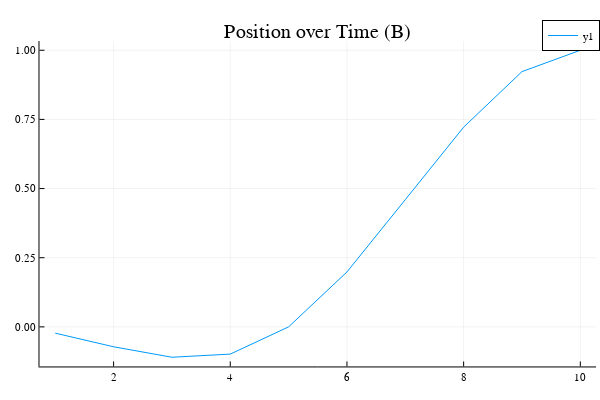

The notebook cell saved with this chart:
### Code cell
# Plotting position over time (A)

Plots.plot(x)
Plots.title!("Position over Time (B)")

### Figure 1 — Plotly figure (JSON) as saved in the notebook; plotly's stock layout.template omitted (floating-point values rounded to 4 significant figures)
{"data": [{"colorbar": {"title": ""}, "legendgroup": "y1", "line": {"color": "rgba(0, 154, 250, 1.000)", "dash": "solid", "shape": "linear", "width": 1}, "mode": "lines", "name": "y1", "showlegend": true, "type": "scatter", "x": [1, 2, 3, 4, 5, 6, 7, 8, 9, 10], "xaxis": "x", "y": [-0.02273, -0.07197, -0.1098, -0.09848, 7.355e-16, 0.1985, 0.4598, 0.722, 0.9227, 1.0], "yaxis": "y", "zmax": null, "zmin": null}], "layout": {"annotations": [{"font": {"color": "rgba(0, 0, 0, 1.000)", "family": "sans-serif", "size": 20}, "rotation": 0, "showarrow": false, "text": "Position over Time (B)", "x": 0.5296, "xanchor": "center", "xref": "paper", "y": 1, "yanchor": "top", "yref": "paper"}], "height": 400, "legend": {"bgcolor": "rgba(255, 255, 255, 1.000)", "bordercolor": "rgba(0, 0, 0, 1.000)", "borderwidth": 1, "font": {"color": "rgba(0, 0, 0, 1.000)", "family": "sans-serif", "size": 11}, "tracegroupgap": 0, "traceorder": "normal", "x": 1, "xanchor": "auto", "y": 1, "yanchor": "auto"}, "margin": {"b": 20, "l": 0, "r": 0, "t": 20}, "paper_bgcolor": "rgba(255, 255, 255, 1.000)", "plot_bgcolor": "rgba(255, 255, 255, 1.000)", "showlegend": true, "width": 600, "xaxis": {"anchor": "y", "domain": [0.06582, 0.9934], "gridcolor": "rgba(0, 0, 0, 0.100)", "gridwidth": 0.5, "linecolor": "rgba(0, 0, 0, 1.000)", "mirror": false, "range": [0.73, 10.27], "showgrid": true, "showline": true, "showticklabels": true, "tickangle": 0, "tickcolor": "rgb(0, 0, 0)", "tickfont": {"color": "rgba(0, 0, 0, 1.000)", "family": "sans-serif", "size": 11}, "tickmode": "array", "ticks": "inside", "ticktext": ["2", "4", "6", "8", "10"], "tickvals": [2, 4, 6, 8, 10], "title": "", "titlefont": {"color": "rgba(0, 0, 0, 1.000)", "family": "sans-serif", "size": 15}, "type": "-", "visible": true, "zeroline": false, "zerolinecolor": "rgba(0, 0, 0, 1.000)"}, "yaxis": {"anchor": "x", "domain": [0.03762, 0.9415], "gridcolor": "rgba(0, 0, 0, 0.100)", "gridwidth": 0.5, "linecolor": "rgba(0, 0, 0, 1.000)", "mirror": false, "range": [-0.1431, 1.033], "showgrid": true, "showline": true, "showticklabels": true, "tickangle": 0, "tickcolor": "rgb(0, 0, 0)", "tickfont": {"color": "rgba(0, 0, 0, 1.000)", "family": "sans-serif", "size": 11}, "tickmode": "array", "ticks": "inside", "ticktext": ["0.00", "0.25", "0.50", "0.75", "1.00"], "tickvals": [0, 0.25, 0.5, 0.75, 1], "title": "", "titlefont": {"color": "rgba(0, 0, 0, 1.000)", "family": "sans-serif", "size": 15}, "type": "-", "visible": true, "zeroline": false, "zerolinecolor": "rgba(0, 0, 0, 1.000)"}}}
